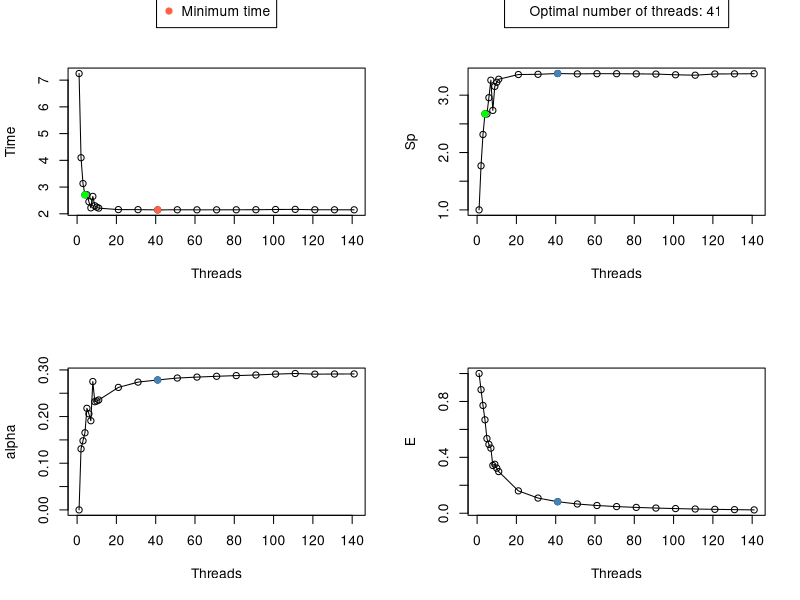

Write the R code that produced this figure.
library(ggplot2)
library(gridExtra)

my_dataframe <- read.csv("my_dataframe.csv")

par(mfrow = c(2, 2))

min_index <- which.min(my_dataframe$time)

my_dataframe$sp <- my_dataframe$time[1] / my_dataframe$time
my_dataframe$alpha <- (my_dataframe$threads - my_dataframe$sp) / (my_dataframe$sp * (my_dataframe$threads - 1))
my_dataframe$alpha[1] <- 0
my_dataframe$E <- my_dataframe$sp / my_dataframe$threads



plot(my_dataframe$threads, my_dataframe$time, type = "o", xlab = "Threads", ylab = "Time")
points(my_dataframe$threads[min_index], my_dataframe$time[min_index], col = "tomato", pch = 19)
points(my_dataframe$threads[4], my_dataframe$time[4], col = "green", pch = 19)

legend("top", inset = c(0, -0.5), legend = "Minimum time", col = "tomato", pch = 19, xpd = TRUE, horiz = TRUE)

plot(my_dataframe$threads, my_dataframe$sp, type = "o", xlab = "Threads", ylab = "Sp")
points(my_dataframe$threads[min_index], my_dataframe$sp[min_index], col = "steelblue", pch = 19)
points(my_dataframe$threads[4], my_dataframe$sp[4], col = "green", pch = 19)

legend("top", inset = c(0, -0.5), legend = paste0("Optimal number of threads: ", as.character(my_dataframe$threads[min_index])), xpd = TRUE, horiz = TRUE)

plot(my_dataframe$threads, my_dataframe$alpha, type = "o", xlab = "Threads", ylab = "alpha")
points(my_dataframe$threads[min_index], my_dataframe$alpha[min_index], col = "steelblue", pch = 19)

plot(my_dataframe$threads, my_dataframe$E, type = "o", xlab = "Threads", ylab = "E")
points(my_dataframe$threads[min_index], my_dataframe$E[min_index], col = "steelblue", pch = 19)